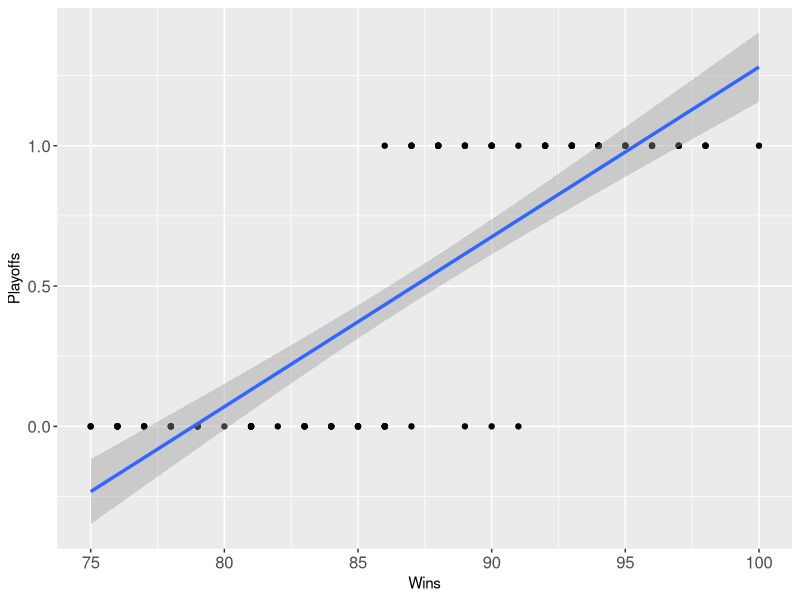

Source code (R):
#############################################
# MLB Win Curve - Logistic Regression Model #
#############################################


# read data
PlayoffData = read.csv("PlayoffData.csv")


# fit Logistic Regression model & predict model
PlayoffModel = glm(Playoffs ~ Wins, data = PlayoffData, family = binomial)

summary(PlayoffModel)

predictions = predict(PlayoffModel, type="response")


# plot Win Curve
library(ggplot2)

ggplot(PlayoffModel, aes(x=Wins, y=Playoffs)) +
  geom_point() +
  stat_smooth(method="glm", family="binomial", fill="grey60", size=1.18, na.rm=TRUE) +
  xlim(75, 100) + 
  theme(axis.text = element_text(size = 12))